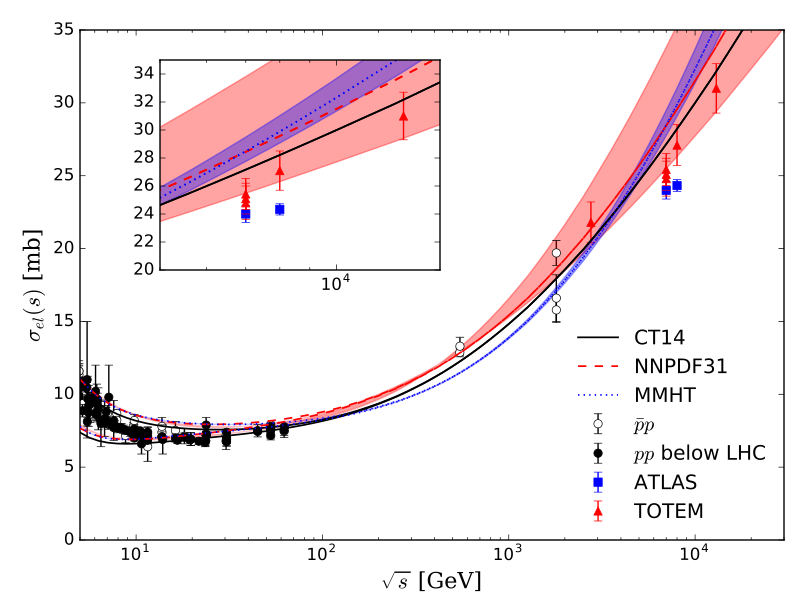

This figure's Python source:
import matplotlib.pylab as plt
import numpy as np
from mpl_toolkits.axes_grid1.inset_locator import zoomed_inset_axes 
from mpl_toolkits.axes_grid1.inset_locator import mark_inset

x1,y1,erry1 = np.loadtxt("SigElPBP.dat", usecols=(0,1,2), unpack=True)

x2,y2,erry2 = np.loadtxt("SigElPP_semLHC.dat", usecols=(0,1,2), unpack=True)

x3,y3,erry3 = np.loadtxt("SigElPP_ATLAS.dat", usecols=(0,1,2), unpack=True)

x4,y4,erry4 = np.loadtxt("SigElPP_TOTEM.dat", usecols=(0,1,2), unpack=True)

px1,py1 = np.loadtxt("XSecElPP_BSG20orig_w002b.dat", usecols=(0,1), unpack=True)

px2,py2 = np.loadtxt("XSecElPBP_BSG20orig_w002b.dat", usecols=(0,1), unpack=True)

px3,py3 = np.loadtxt("XSecElPP_BSG20orig_w002b_NNPDF31.dat", usecols=(0,1), unpack=True)
px31,py31 = np.loadtxt("XSecElPP_BSG20orig_w002b_NNPDF31_member_38.dat", usecols=(0,1), unpack=True)
px32,py32 = np.loadtxt("XSecElPP_BSG20orig_w002b_NNPDF31_member_51.dat", usecols=(0,1), unpack=True)

px4,py4 = np.loadtxt("XSecElPBP_BSG20orig_w002b_NNPDF31.dat", usecols=(0,1), unpack=True)
px41,py41 = np.loadtxt("XSecElPBP_BSG20orig_w002b_NNPDF31_member_38.dat", usecols=(0,1), unpack=True)
px42,py42 = np.loadtxt("XSecElPBP_BSG20orig_w002b_NNPDF31_member_51.dat", usecols=(0,1), unpack=True)

px5,py5 = np.loadtxt("XSecElPP_BSG20orig_w002b_MMHT.dat", usecols=(0,1), unpack=True)
px51,py51 = np.loadtxt("XSecElPP_BSG20orig_w002b_MMHT_member_34.dat", usecols=(0,1), unpack=True)
px52,py52 = np.loadtxt("XSecElPP_BSG20orig_w002b_MMHT_member_39.dat", usecols=(0,1), unpack=True)

px6,py6 = np.loadtxt("XSecElPBP_BSG20orig_w002b_MMHT.dat", usecols=(0,1), unpack=True)
px61,py61 = np.loadtxt("XSecElPBP_BSG20orig_w002b_MMHT_member_34.dat", usecols=(0,1), unpack=True)
px62,py62 = np.loadtxt("XSecElPBP_BSG20orig_w002b_MMHT_member_39.dat", usecols=(0,1), unpack=True)

font = {'family': 'serif','color':  'black', 'weight': 'normal', 'size': 16,}

plt.subplots_adjust(left=0.1, bottom=0.1, right=0.98, top=0.95, wspace=0, hspace=0)

plt.semilogx()
plt.grid(False)
plt.xlim(5,30000)
plt.ylim(0,35)

plt.errorbar(x1,y1,yerr=erry1,fmt='wo',ecolor='k', capthick=0.5, label=r"$\bar{p}p$",zorder=1)
plt.errorbar(x2,y2,yerr=erry2,fmt='ko',ecolor='k', capthick=0.5, label=r"$pp$ below LHC",zorder=1)
plt.errorbar(x3,y3,yerr=erry3,fmt='bs',ecolor='b', markeredgecolor='blue', capthick=0.5, label="ATLAS",zorder=1)
plt.errorbar(x4,y4,yerr=erry4,fmt='r^',ecolor='r', markeredgecolor='red', capthick=0.5, label="TOTEM",zorder=1)

plt.plot(px1,py1, 'k-', linewidth=1.25,label=r"CT14",zorder=3)
plt.plot(px2,py2, 'k-', linewidth=1.25,zorder=2)

plt.plot(px3,py3, 'r--', linewidth=1.25,label=r"NNPDF31",zorder=3)
plt.plot(px4,py4, 'r--', linewidth=1.25,zorder=2)

plt.plot(px5,py5, 'b:', linewidth=1.25,label=r"MMHT",zorder=3)
plt.plot(px6,py6, 'b:', linewidth=1.25,zorder=2)

plt.fill_between(px3,py31,py32, color='r',alpha=0.2)
plt.fill_between(px4,py41,py42, color='r',alpha=0.2)
plt.fill_between(px5,py51,py52, color='b',alpha=0.2)
plt.fill_between(px6,py61,py62, color='b',alpha=0.2)

plt.xlabel(r"$\sqrt{s}$ [GeV]", fontdict=font)
plt.ylabel(r"$\sigma_{el}(s)$ [mb]", fontdict=font)

leg = plt.legend(loc=4, ncol=1, shadow=False, fancybox=False, frameon=False, numpoints=1)
leg.get_frame().set_alpha(0.5)

###########################################
sub_axes = plt.axes([.2, .55, .35, .35])
plt.grid(False)
plt.semilogx()
plt.xlim(5000,15000)
plt.ylim(20,35)

plt.errorbar(x1,y1,yerr=erry1,fmt='wo',ecolor='k', capthick=0.5)
plt.errorbar(x2,y2,yerr=erry2,fmt='ko',ecolor='k', capthick=0.5)
plt.errorbar(x3,y3,yerr=erry3,fmt='bs',ecolor='b', markeredgecolor='blue', capthick=0.5)
plt.errorbar(x4,y4,yerr=erry4,fmt='r^',ecolor='r', markeredgecolor='red', capthick=0.5)

plt.fill_between(px3,py31,py32, color='r',alpha=0.2)
plt.fill_between(px4,py41,py42, color='r',alpha=0.2)
plt.fill_between(px5,py51,py52, color='b',alpha=0.2)
plt.fill_between(px6,py61,py62, color='b',alpha=0.2)

plt.plot(px1,py1, 'k-', linewidth=1.25)
plt.plot(px2,py2, 'k-', linewidth=1.25)

plt.plot(px3,py3, 'r--', linewidth=1.25)
plt.plot(px4,py4, 'r--', linewidth=1.25)

plt.plot(px5,py5, 'b:', linewidth=1.25)
plt.plot(px6,py6, 'b:', linewidth=1.25)

###########################################

plt.savefig("XSecEl_BSG20orig_w002bPDFs_v4band.pdf")
#plt.show()
